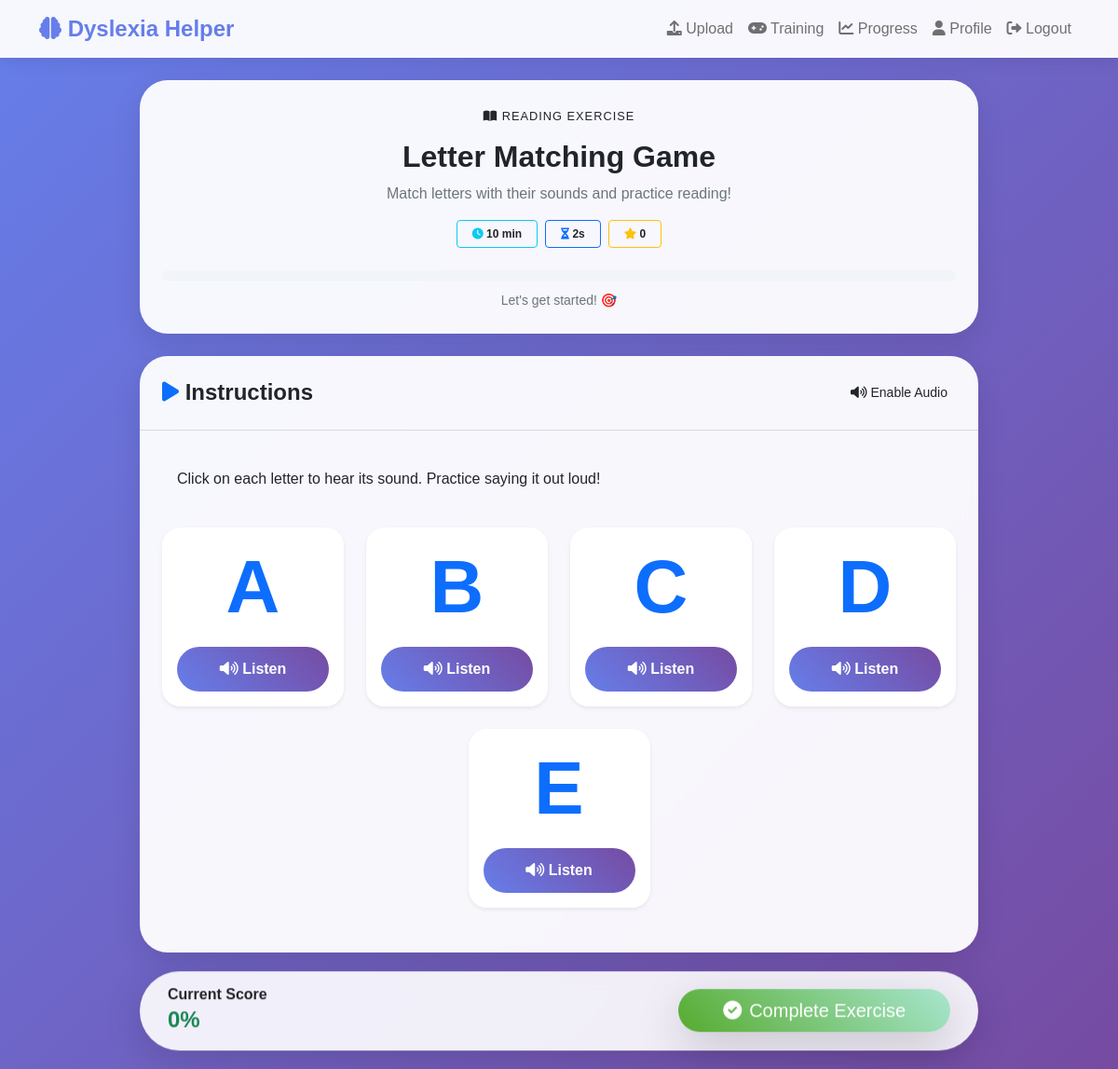
/exercise/0f5be38a-425d-4f25-9b85-03f39a3127c4/ (signed in), run on the app's committed database.
### training_module/models.py (models this page shows, shortened)
class Exercise(models.Model):
    EXERCISE_TYPES = [
        ('reading', 'Reading Exercise'),
        ('writing', 'Writing Exercise'),
        ('phoneme', 'Phoneme Practice'),
        ('comprehension', 'Reading Comprehension'),
    ]
    DIFFICULTY_LEVELS = [
        ('beginner', 'Beginner'),
        ('intermediate', 'Intermediate'),
        ('advanced', 'Advanced'),
    ]
    id = models.UUIDField(primary_key=True, default=uuid.uuid4, editable=False)
    name = models.CharField(max_length=200)
    exercise_type = models.CharField(max_length=20, choices=EXERCISE_TYPES)
    difficulty_level = models.CharField(max_length=20, choices=DIFFICULTY_LEVELS)
    description = models.TextField()
    instructions = models.TextField()
    content = models.JSONField(help_text="Exercise content and materials")
    expected_duration = models.IntegerField(help_text="Expected duration in minutes")
    is_active = models.BooleanField(default=True)
    created_at = models.DateTimeField(auto_now_add=True)

### user_interface/views.py (the view, shortened to what this page needs)
# urls.py: path('exercise/<uuid:exercise_id>/', views.start_exercise, name='start_exercise'),
@login_required
def start_exercise(request, exercise_id):
    exercise = get_object_or_404(Exercise, id=exercise_id)
    if isinstance(exercise.content, str):
        exercise.content = json.loads(exercise.content)
    context = {
        'exercise': exercise,
    }
    return render(request, 'user_interface/exercise_session.html', context)

### user_interface/context_processors.py (called while the page is built)
def detection_status(request):
    if request.user.is_authenticated:
        latest_detection = DetectionResult.objects.filter(user=request.user).order_by('-detection_timestamp').first()
        has_detection = False
        if latest_detection:
            if latest_detection.risk_level in ['medium', 'high'] or \
               latest_detection.dyslexia_probability > 0.4 or \
               latest_detection.dysgraphia_probability > 0.4:
                has_detection = True
        return {
            'has_detection': has_detection,
            'latest_detection_result': latest_detection
        }
    return {}

### user_interface/templates/user_interface/exercise_session.html (shortened to what this page needs)
{% extends 'user_interface/base.html' %}
{% block content %}
<div class="exercise-container">
    <div class="row">
        <div class="col-12">
            <div class="card mb-4 game-card">
                <div class="card-body text-center p-4">
                    <span
                        class="exercise-type-badge bg-soft-{% if exercise.exercise_type == 'reading' %}primary{% elif exercise.exercise_type == 'writing' %}success{% else %}warning{% endif %} text-dark">
                        <i
                            class="fas {% if exercise.exercise_type == 'reading' %}fa-book-open{% elif exercise.exercise_type == 'writing' %}fa-pencil-alt{% else %}fa-microphone{% endif %}"></i>
                        {{ exercise.get_exercise_type_display }}
                    </span>
                    <h2 class="fw-bold mb-2">{{ exercise.name }}</h2>
                    <p class="text-muted mb-3">{{ exercise.description }}</p>
                    <div class="d-flex justify-content-center gap-2 mb-4">
                        <div class="badge bg-soft-info text-dark p-2 px-3 border border-info">
                            <i class="fas fa-clock text-info"></i> {{ exercise.expected_duration }} min
                        </div>
                        <div class="badge bg-soft-primary text-dark p-2 px-3 border border-primary" id="timer-badge">
                        </div>
                        <div class="badge bg-soft-warning text-dark p-2 px-3 border border-warning" id="stars-badge">
                            <i class="fas fa-star text-warning"></i> 0
                        </div>
                    </div>
                    <div class="progress mb-2" style="height: 12px; border-radius: 10px; background: #f1f5f9;">
                    </div>
                    <small class="text-muted" id="progress-text">Let's get started! 🎯</small>
                </div>
            </div>
        </div>
    </div>
    <div class="row">
        <div class="col-12">
            <div class="card game-card">
                <div class="card-header bg-transparent d-flex justify-content-between align-items-center p-4">
                    <h4 class="mb-0 fw-bold"><i class="fas fa-play text-primary"></i> Instructions</h4>
                    <button class="btn btn-soft-secondary btn-sm" id="enable-sound-btn">
                        <i class="fas fa-volume-up"></i> Enable Audio
                    </button>
                </div>
                <div class="card-body p-4">
                    <div class="alert bg-soft-info border-0 mb-4 p-3 radial-blur">
                        <p class="mb-0 fw-medium">{{ exercise.instructions }}</p>
                    </div>
                    <div class="exercise-interactive-area text-center">
                        {% if exercise.exercise_type == 'reading' %}
                        {% if exercise.content.type == 'letter_matching' %}
                        <div class="letter-matching-game">
                            <div class="row justify-content-center">
                                {% for letter in exercise.content.letters %}
                                <div class="col-md-3 col-6 mb-4">
                                    <div class="card border-0 shadow-sm rounded-4 hover-up p-3">
                                        <h1 class="display-1 fw-bold text-primary mb-3">{{ letter }}</h1>
                                        <button class="btn btn-primary rounded-pill w-100"
                                            onclick="playSound('{{ letter }}')">
                                            <i class="fas fa-volume-up"></i> Listen
                                        </button>
                                    </div>
                                </div>
                                {% endfor %}
                            </div>
                        </div>
                        {% endif %}
                        {% endif %}
                    </div>
                </div>
            </div>
        </div>
    </div>
    <div class="action-bar d-flex justify-content-between align-items-center">
        <div class="text-start">
            <h6 class="mb-0 fw-bold">Current Score</h6>
            <span class="fs-4 text-success fw-bold" id="score-display">0%</span>
        </div>
        <form method="post" id="exercise-form" class="m-0">
            <button type="submit" class="btn btn-success btn-lg px-5 shadow-lg d-flex align-items-center gap-2"
                id="complete-btn">
                <i class="fas fa-check-circle"></i> Complete Exercise
            </button>
        </form>
    </div>
</div>
{% endblock %}

### user_interface/templates/user_interface/base.html (style rules this page uses)
:root { --bg-start: #667eea; --bg-end: #764ba2; --glass-bg: rgba(255, 255, 255, 0.95); --text-color: #1f2937; --card-shadow: 0 10px 30px rgba(0, 0, 0, 0.12); --accent: #8b5cf6; --accent-2: #06b6d4; }
body { background: linear-gradient(135deg, #667eea 0%, #764ba2 100%); font-family: 'Comic Sans MS', cursive, sans-serif; min-height: 100vh; }
.card { border: none; border-radius: 20px; box-shadow: 0 10px 30px rgba(0, 0, 0, 0.1); background: rgba(255, 255, 255, 0.95); backdrop-filter: blur(10px); }
.btn { position: relative; overflow: hidden; }
.btn-primary { background: linear-gradient(45deg, #667eea, #764ba2); border: none; border-radius: 25px; padding: 12px 30px; font-weight: bold; transition: all 0.3s ease; }
.btn-success { background: linear-gradient(45deg, #56ab2f, #a8e6cf); border: none; border-radius: 25px; }
.alert { border: none; border-radius: 15px; }

### user_interface/templates/user_interface/exercise_session.html (style rules this page uses)
.exercise-container { max-width: 900px; margin: 0 auto; }
.game-card { border-radius: 30px; overflow: hidden; transition: all 0.3s ease; }
.action-bar { position: sticky; bottom: 20px; z-index: 100; background: rgba(255, 255, 255, 0.9); backdrop-filter: blur(10px); border-radius: 50px; padding: 15px 30px; box-shadow: 0 10px 40px rgba(0, 0, 0, 0.15); margin-top: 40px; }
.exercise-type-badge { font-size: 0.8rem; text-transform: uppercase; letter-spacing: 1px; padding: 5px 15px; border-radius: 10px; margin-bottom: 10px; display: inline-block; }

### data on the page
Exercise: exercise_type "READING EXERCISE", name "Letter Matching Game", description "Match letters with their sounds and practice reading!", expected_duration "10", instructions "Click on each letter to hear its sound. Practice saying it out loud!"

### other printed values
{{ letter }} "A" "B" "C" "D" "E"
